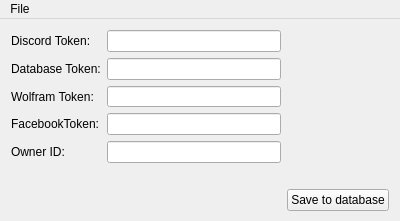
<?xml version="1.0" encoding="UTF-8"?>
<ui version="4.0">
 <class>MyClassClass</class>
 <widget class="QMainWindow" name="MyClassClass">
  <property name="geometry">
   <rect>
    <x>0</x>
    <y>0</y>
    <width>400</width>
    <height>221</height>
   </rect>
  </property>
  <property name="windowTitle">
   <string>Bot Config</string>
  </property>
  <widget class="QWidget" name="centralWidget">
   <property name="minimumSize">
    <size>
     <width>400</width>
     <height>200</height>
    </size>
   </property>
   <layout class="QGridLayout" name="gridLayout_2">
    <item row="0" column="1">
     <layout class="QGridLayout" name="gridLayout">
      <item row="2" column="1">
       <widget class="QLabel" name="label_3">
        <property name="text">
         <string>Wolfram Token:</string>
        </property>
       </widget>
      </item>
      <item row="3" column="1">
       <widget class="QLabel" name="label_5">
        <property name="text">
         <string>FacebookToken:</string>
        </property>
       </widget>
      </item>
      <item row="1" column="1">
       <widget class="QLabel" name="label_2">
        <property name="text">
         <string>Database Token:</string>
        </property>
       </widget>
      </item>
      <item row="4" column="1">
       <widget class="QLabel" name="label_4">
        <property name="text">
         <string>Owner ID:</string>
        </property>
       </widget>
      </item>
      <item row="6" column="3">
       <widget class="QPushButton" name="pushButton">
        <property name="text">
         <string>Save to database</string>
        </property>
       </widget>
      </item>
      <item row="0" column="1">
       <widget class="QLabel" name="label">
        <property name="text">
         <string>Discord Token:</string>
        </property>
       </widget>
      </item>
      <item row="6" column="2">
       <spacer name="horizontalSpacer_2">
        <property name="orientation">
         <enum>Qt::Horizontal</enum>
        </property>
        <property name="sizeHint" stdset="0">
         <size>
          <width>40</width>
          <height>20</height>
         </size>
        </property>
       </spacer>
      </item>
      <item row="4" column="2">
       <widget class="QLineEdit" name="ownerIdLineEdit"/>
      </item>
      <item row="3" column="2">
       <widget class="QLineEdit" name="facebookLineEdit"/>
      </item>
      <item row="2" column="2">
       <widget class="QLineEdit" name="wolframLineEdit"/>
      </item>
      <item row="1" column="2">
       <widget class="QLineEdit" name="databaseLineEdit"/>
      </item>
      <item row="0" column="2">
       <widget class="QLineEdit" name="tokenLineEdit"/>
      </item>
      <item row="5" column="3">
       <spacer name="horizontalSpacer">
        <property name="orientation">
         <enum>Qt::Horizontal</enum>
        </property>
        <property name="sizeType">
         <enum>QSizePolicy::Maximum</enum>
        </property>
        <property name="sizeHint" stdset="0">
         <size>
          <width>40</width>
          <height>20</height>
         </size>
        </property>
       </spacer>
      </item>
     </layout>
    </item>
   </layout>
  </widget>
  <widget class="QMenuBar" name="menuBar">
   <property name="geometry">
    <rect>
     <x>0</x>
     <y>0</y>
     <width>400</width>
     <height>21</height>
    </rect>
   </property>
   <widget class="QMenu" name="menuFile">
    <property name="title">
     <string>File</string>
    </property>
    <addaction name="actionExit"/>
   </widget>
   <addaction name="menuFile"/>
  </widget>
  <action name="actionExit">
   <property name="text">
    <string>Exit</string>
   </property>
  </action>
 </widget>
 <layoutdefault spacing="6" margin="11"/>
 <resources>
  <include location="myclass.qrc"/>
 </resources>
 <connections>
  <connection>
   <sender>actionExit</sender>
   <signal>triggered()</signal>
   <receiver>MyClassClass</receiver>
   <slot>close()</slot>
   <hints>
    <hint type="sourcelabel">
     <x>-1</x>
     <y>-1</y>
    </hint>
    <hint type="destinationlabel">
     <x>199</x>
     <y>110</y>
    </hint>
   </hints>
  </connection>
 </connections>
</ui>
